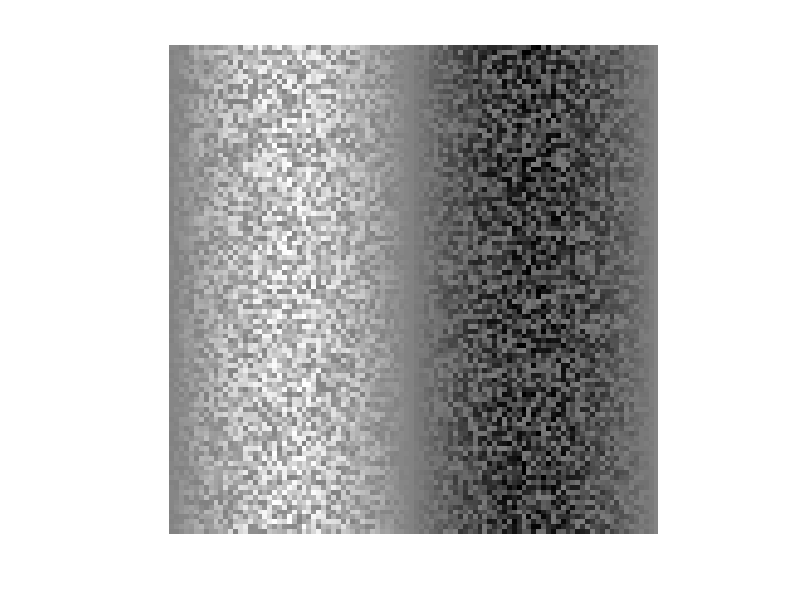
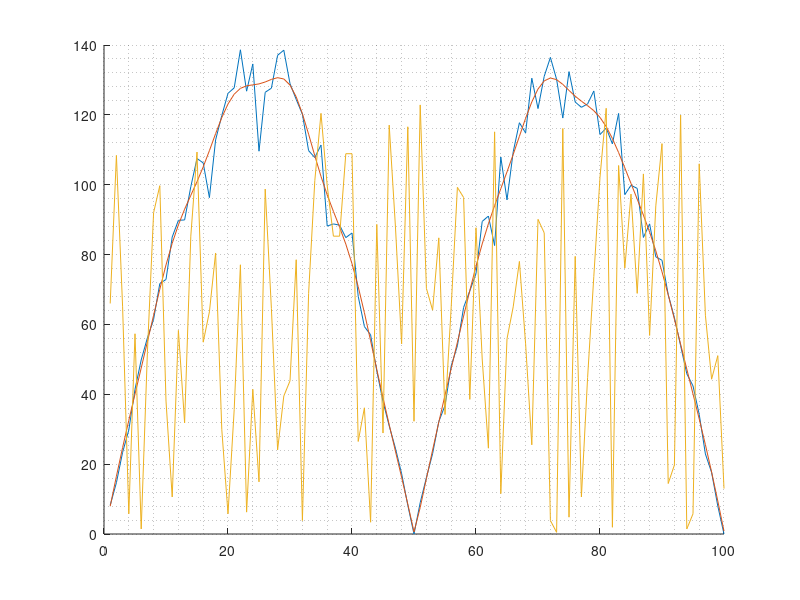

MATLAB code to generate these figures, in order:
random_pic1 = randi(255,100,"double");%Созданик картинки1
random_pic2 = randi(255,100,"double");%Созданик картинки2
for i=1:100
    Sinus1 (1:100, i) = random_pic1 (1:100, i).*sin(pi*i/50);%Наша синусойда для 1 к-ки
end
for i=1:100
    Sinus2 (1:100, i) = random_pic2 (1:100, i).*sin(pi*i/50);%Наша синусойда для 2 к-ки
end
figure(1);%Вывод графика
imshow(Sinus1,[ ]);%
s1=sum(Sinus1,1)/100;%Сумма всех столбцов измененного изображения
s3=sum(Sinus2,1)/100;%Сумма всех столбцов измененного изображения
s5=sum(random_pic1,1)/100;
s6=sum(random_pic2,1)/100;
figure(2);%Вывод графика
grid minor; hold on;
plot(abs(s1));

Fur1=fft(s1);%Преобразование Фурье
Fur1(10:89)=0;%Удаление высоких частот
s2=ifft(Fur1);%Обратное преобразование Фурье

Fur2=fft(s3);%Преобразование Фурье
Fur2(10:89)=0;%Удаление высоких частот
s4=ifft(Fur2);%Обратное преобразование Фурье

plot(abs(s2));%Вывод графика
plot(Sinus1(:,8));%
Srednee1 = mean(s5);%Среднее значение нашего входящего изображения
Srednee2 = mean(abs(s2));%Среднее значение нашего измененного изображения
D1=var(s2);%Дисперсия обработанной картинки 1
D2=var(s4);%Дисперсия обработанной картинки 2
D3=D1/D2;%Разница дисперсий
D4=abs(D3);
limit = 1000;
Q1 = quantile(s5,0.99);
Q2 = quantile(real(s2),0.99);
if D4 > limit
    disp('Картинка не взвешенная')
else
    disp('Картинка взвешенная')
end
% figure(3);%Вывод графика
% plot(V); grid minor; hold on;
% plot(s2);
% figure(2);
% plot(abs(Fur));